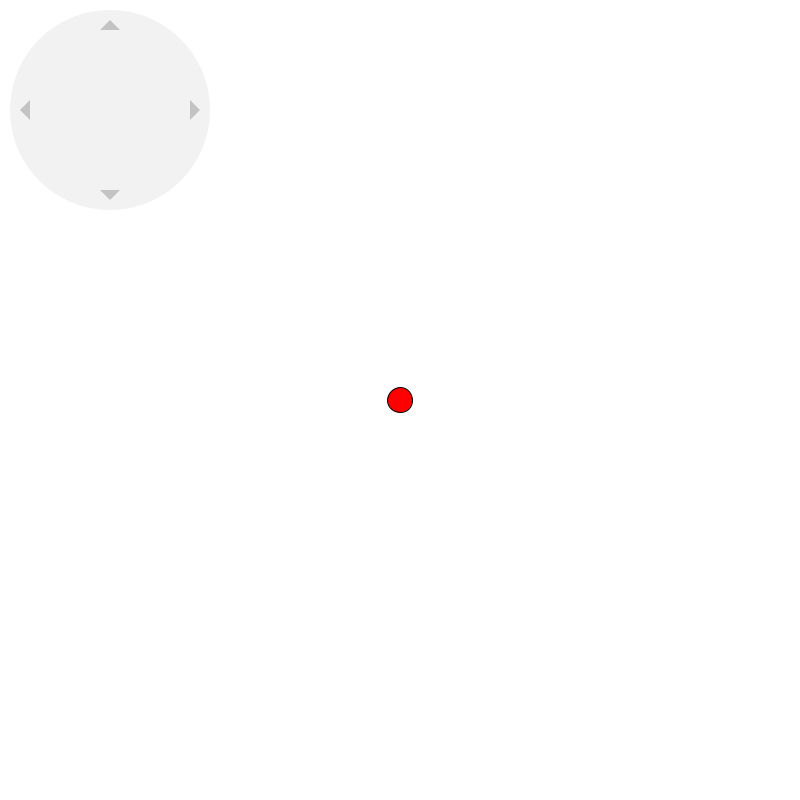
Frame 1 (no input)
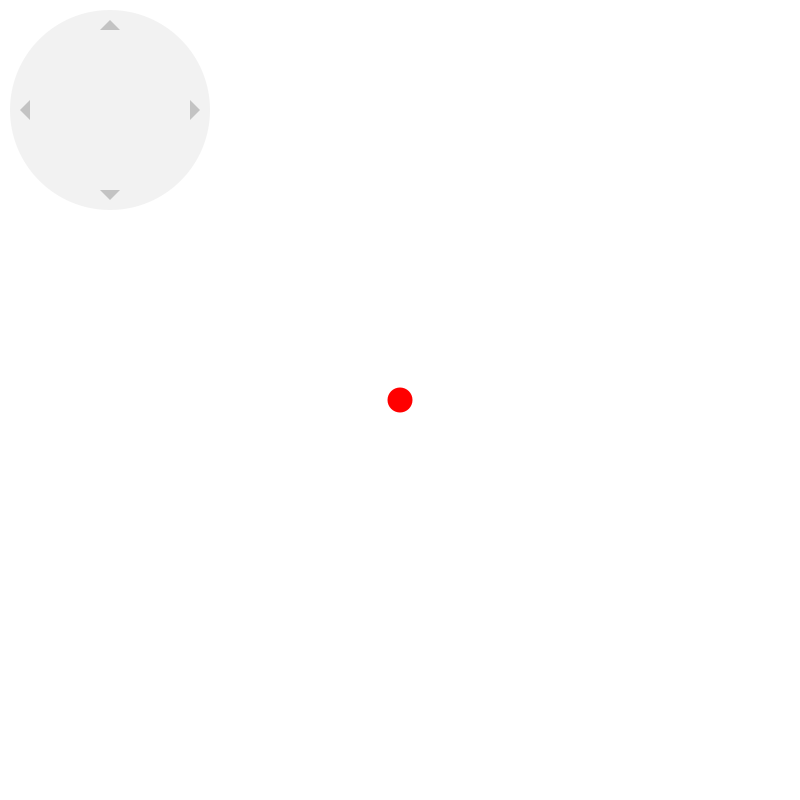
Frame 60 (the mouse pressed at the canvas centre just before this capture)
Frame 120 (the mouse held since frame 60 and released just before this capture): identical to frame 60, image omitted

The Processing sketch that drew these frames (run headless with seeded random() and noise(); from frame 60 on, the mouse is pressed at the canvas centre):

// Processing sketch: processing_109823
// ── processing_109823.pde

Button controller;
Ball circle;

float locX;
float locY;

void setup() {
  locX = width/2;
  locY = height/2;
  size(800, 800);
  background(255);
  controller = new Button(110, 110, 200, color(200, 200, 200, 60), color(160, 160, 160, 60));
}

void draw() {
  background(255);
  
  circle = new Ball(locX, locY);
  
  circle.draw();

  controller.setup();
  controller.draw();
  
  if (controller.hover()) {
    locX = (map(mouseX, 10, 210, 5, 795));
    locY = (map(mouseY, 10, 210, 5, 795));
    
    fill(100);
    text("ball location: " + locX + "X" + locY, 550, 25);

  }
  else {
  }
    
  fill(0, 0, 0, 50);
  triangle(110, 20, 120, 30, 100, 30); // top arrow
  triangle(110, 200, 120, 190, 100, 190); // bottom arrow
  triangle(200, 110, 190, 100, 190, 120); // right arrow
  triangle(20, 110, 30, 100, 30, 120); // left arrow
   
}
class Ball {
  float locationX = width/2;
  float locationY = height/2;

  Ball(float x, float y) {
    locationX = x;
    locationY = y;
  }
  
  void draw() {
    fill(255, 0, 0);
    ellipse(locationX, locationY, 25, 25); 
  }
}
class Button {
  
  int circleX, circleY; //x and y coordinates
  int circleSize; // width, diameter
  boolean circleOver = false;
  color circleColor, circleHighlight;

  Button(int x, int y, int w, color c, color hc) {
    circleX = x;
    circleY = y;
    circleSize = w;
    circleColor = c;
    circleHighlight = hc;
  }
  
  void setup() {
    ellipseMode(CENTER);
    noStroke();
  }
  
  void draw() {
    update(mouseX, mouseY);
  
    if (circleOver) {
      fill(circleHighlight);
    } 
    else {
      fill(circleColor);
    }
    ellipse(circleX, circleY, circleSize, circleSize);
  }
  
  void update(int x, int y) {
    if ( overCircle(circleX, circleY, circleSize) ) {
      circleOver = true;
    } 
    else {
      circleOver = false;
    }
  }

  boolean overCircle(int x, int y, int diameter) {
    float disX = x - mouseX;
    float disY = y - mouseY;
    if (sqrt(sq(disX) + sq(disY)) < diameter/2 ) {
      return true;
    }
    else {
      return false;
    }
  }
  
  boolean hover() {
    if (circleOver == true) {
      return true;
    }
    else {
      return false;
    }
  }
}
